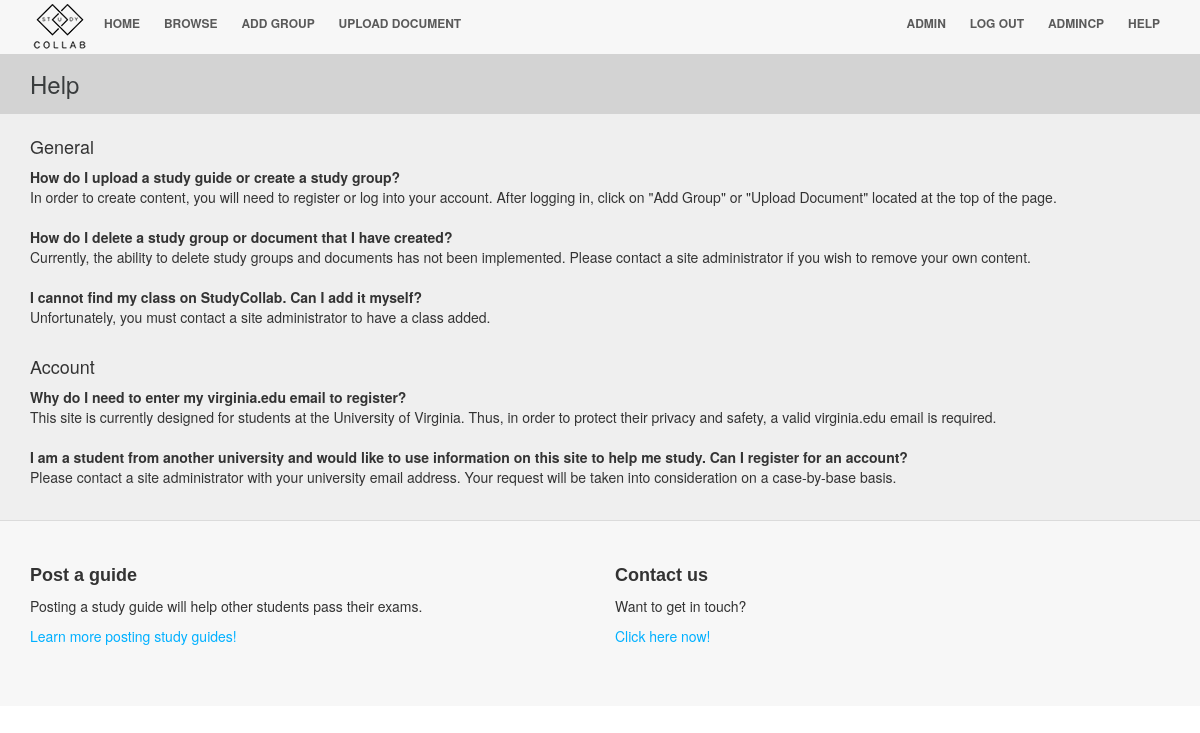
Screenshot of /help/ (signed in) with the database file from the repository.
### studycollab/models.py (models this page shows)
class help_category(models.Model):
	name = models.CharField(max_length=50)
	description = models.TextField(blank=True)
	priority = models.IntegerField(default=1)
	def __str__(self):
		return self.name

class help_question(models.Model):
	category = models.ForeignKey(help_category)
	question = models.TextField()
	answer = models.TextField()
	priority = models.IntegerField(default=1)
	def __str__(self):
		return self.question

### studycollab/views.py (the view)
# urls.py: url(r'^help/$', views.displayHelp, name = 'help'),
def displayHelp(request):
	helpcategories = help_category.objects.all().order_by('priority')
	helpquestions = help_question.objects.all().order_by('priority')
	return render(request, 'help.html', {'category': helpcategories, 'question': helpquestions})

### studycollab/templates/help.html (shortened to what this page needs)
{% extends 'template.html' %}
{% block body_block %}
<div class="header"><div class="container">Help</div></div>
<div class="body-default">
	<div class="container">
	{% for c in category %}
		<h4>{{ c }}</h4>
		{% for q in question %}
		{% if q.category == c  %}
			<div class="question">{{ q }}</div>
			<div class="answer">{{ q.answer }}</div>
			<br />
		{% endif %}
		{% endfor %}
	{% endfor %}
	</div>
</div>
{% endblock %}

### studycollab/templates/template.html (shortened to what this page needs)
<!DOCTYPE html>
<html>
<head>
{% load staticfiles %}
<link href="{% static 'studycollab/shift.css' %}" rel="stylesheet">
<link rel="stylesheet" href="{% static 'studycollab/bootstrap.css' %}">
<link rel="stylesheet" type="text/css" href="{% static 'studycollab/main.css' %}"/>
</head>
<body>
<div class="nav">
	<div class="container">
		<a href="/" title="UVAStudyCollab" id="logo">UVAStudyCollab</a>
		<ul class="pull-left">
			<li><a href="/">Home</a></li>
			<li><a href="/browse/">Browse</a></li>
			{% if user.is_authenticated %}
			<li><a href="/addGroup/">Add Group</a></li>
			<li><a href="/addDocument/">Upload Document</a></li>
			{% endif %}
		</ul>
		<ul class="pull-right">
			 {% if user.is_authenticated %}
			<li><a href="#">{{ user.username }}</a></li>
			<li><a href="/logout/">Log Out</a></li>
			 {% else %}
			<li><a href="/register/">Sign Up</a></li>
			<li><a href="/login/">Log In</a></li>
			 {% endif %}
			 {% if user.is_staff %}
			<li><a href="/admin/">AdminCP</a></li>
			 {% endif %}
			<li><a href="/help/">Help</a></li>
		</ul>
	</div>
</div>
{% block body_block %}{% endblock %}
<div class="learn-more">
	<div class="container">
		<div class="row">
			<div class="col-md-6">
				<h3>Post a guide</h3>
				<p>
					Posting a study guide will help other students pass their exams.
				</p>
				<p>
					<a href="/help/">Learn more posting study guides!</a>
				</p>
			</div>
			<div class="col-md-6">
				<h3>Contact us</h3>
				<p>
					Want to get in touch?
				</p>
				<p>
				<a href="mailto:uva@studycollab.com">Click here now!</a>
				</p>
			</div>
		</div>
	</div>
</div>
</body>
</html>

### studycollab/static/studycollab/main.css (style rules this page uses)
html { overflow-y: scroll; }
.nav a { color: #5a5a5a; font-size: 12px; font-weight: bold; padding: 14px 10px; text-transform: uppercase; text-decoration:none; }
.nav li { display: inline; }
.nav { background-color: #f7f7f7; }
.nav #logo { background-image:url('images/logo_small.png'); background-repeat: no-repeat; overflow:hidden; display:block; height:45px; width:64px; float: left !important; text-indent: 200%; }
.header { background-color: #D3D3D3; color: #393c3d; font-size: 24px; padding:13px 0 13px 0; }
.learn-more { background-color: #f7f7f7; }
.learn-more h3 { font-family: 'Shift', sans-serif; font-size: 18px; font-weight: bold; }
.learn-more a { color: #00b0ff; }
.body-default { background-color: #efefef; padding-bottom:13px; padding-top:13px; border-bottom:1px solid #dbdbdb; }
.question { font-weight: bold; }

### rows the page displays
help_category: name "General"
help_question: question "How do I upload a study guide or create a study group?", answer "In order to create content, you will need to register or log into your account. After logging in, click on \"Add Group\" or \"Upload Document\" located at the top of the page."
help_question: question "How do I delete a study group or document that I have created?", answer "Currently, the ability to delete study groups and documents has not been implemented. Please contact a site administrator if you wish to remove your own content."
help_question: question "I cannot find my class on StudyCollab. Can I add it myself?", answer "Unfortunately, you must contact a site administrator to have a class added."
help_category: name "Account"
help_question: question "Why do I need to enter my virginia.edu email to register?", answer "This site is currently designed for students at the University of Virginia. Thus, in order to protect their privacy and safety, a valid virginia.edu email is required."
help_question: question "I am a student from another university and would like to use information on this site to help me study. Can I register for an account?", answer "Please contact a site administrator with your university email address. Your request will be taken into consideration on a case-by-base basis."

### other values shown
{{ user.username }} "ADMIN"
